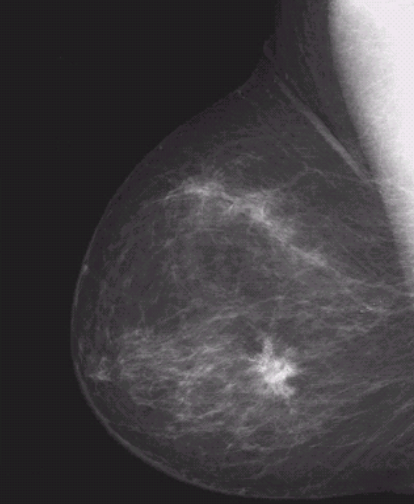
#> input picture image/01_AmBan.png, 414 x 504 px
$ python -i chapter5_edge_detection.py   (imports and definitions only)   (older library calls are emulated)
#> lines starting #> are read from the running program, lines starting #| are printed output that depends on the picture
from PIL import Image
import cv2
import numpy as np

# Toán tử Roberts
def roberts_operator(image_path):
#> called with image_path = '../image/01_AmBan.png'
    original_image = cv2.imread(image_path)
#> original_image is the input picture: shape (504, 414, 3); mean B, G, R 67.4, 64.5, 67.4
    img = cv2.cvtColor(original_image, cv2.COLOR_BGR2GRAY)
    roberts_x = np.array([[1, 0], [0, -1]], dtype=np.float32)
    roberts_y = np.array([[0, -1], [1, 0]], dtype=np.float32)


    roberts_x_edges = cv2.filter2D(img, -1, roberts_x)
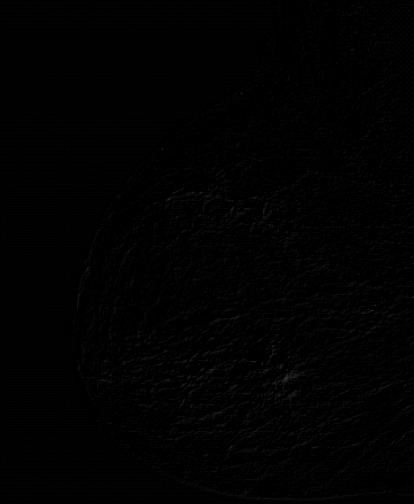
#> roberts_x_edges: shape (504, 414); min 0, max 52, mean 1.4
    roberts_y_edges = cv2.filter2D(img, -1, roberts_y)

    roberts_x_edges = cv2.filter2D(img, -1, roberts_x)
    roberts_y_edges = cv2.filter2D(img, -1, roberts_y)

    roberts_x_edges = roberts_x_edges.astype(np.float32)
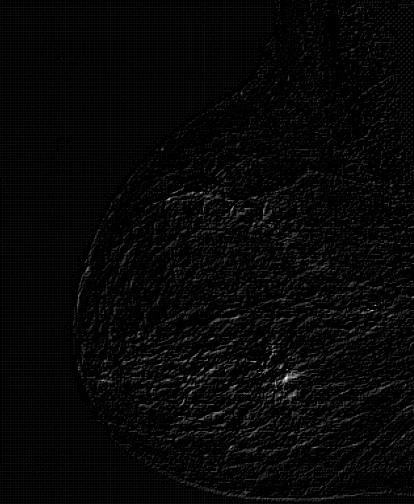
#> roberts_x_edges: shape (504, 414) float32; min 0, max 52, mean 1.4; drawn with min black and max white
    roberts_y_edges = roberts_y_edges.astype(np.float32)
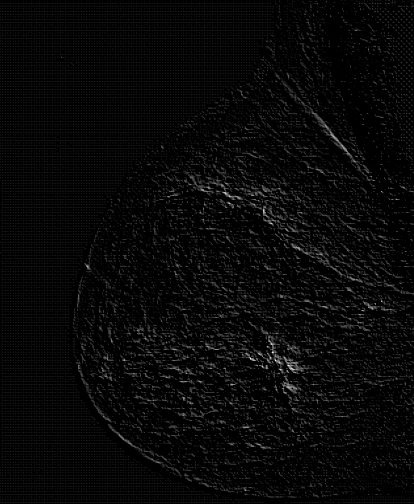
#> roberts_y_edges: shape (504, 414) float32; min 0, max 42, mean 1.4; drawn with min black and max white

    processedImage = cv2.magnitude(roberts_x_edges, roberts_y_edges)
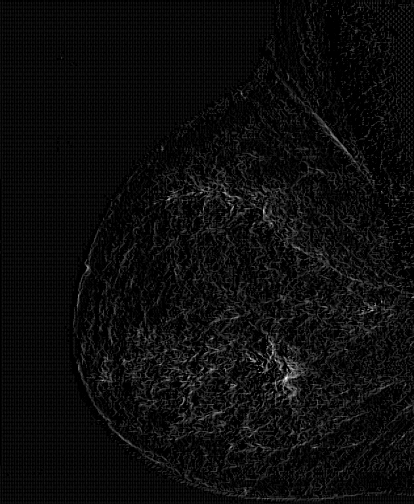
#> processedImage: shape (504, 414) float32; min 0, max 52.24, mean 2.6; drawn with min black and max white
    processedImage = processedImage.astype(np.uint8)

    pil_image = Image.fromarray(processedImage)
    return pil_image

# Toán tử Sobel
# [65 lines left out: functions sobels_operator, prewitt_operator, laplacian_operator, canny_operator, otsu_algorithm, not called in this run]

>>> result = roberts_operator('../image/01_AmBan.png')
